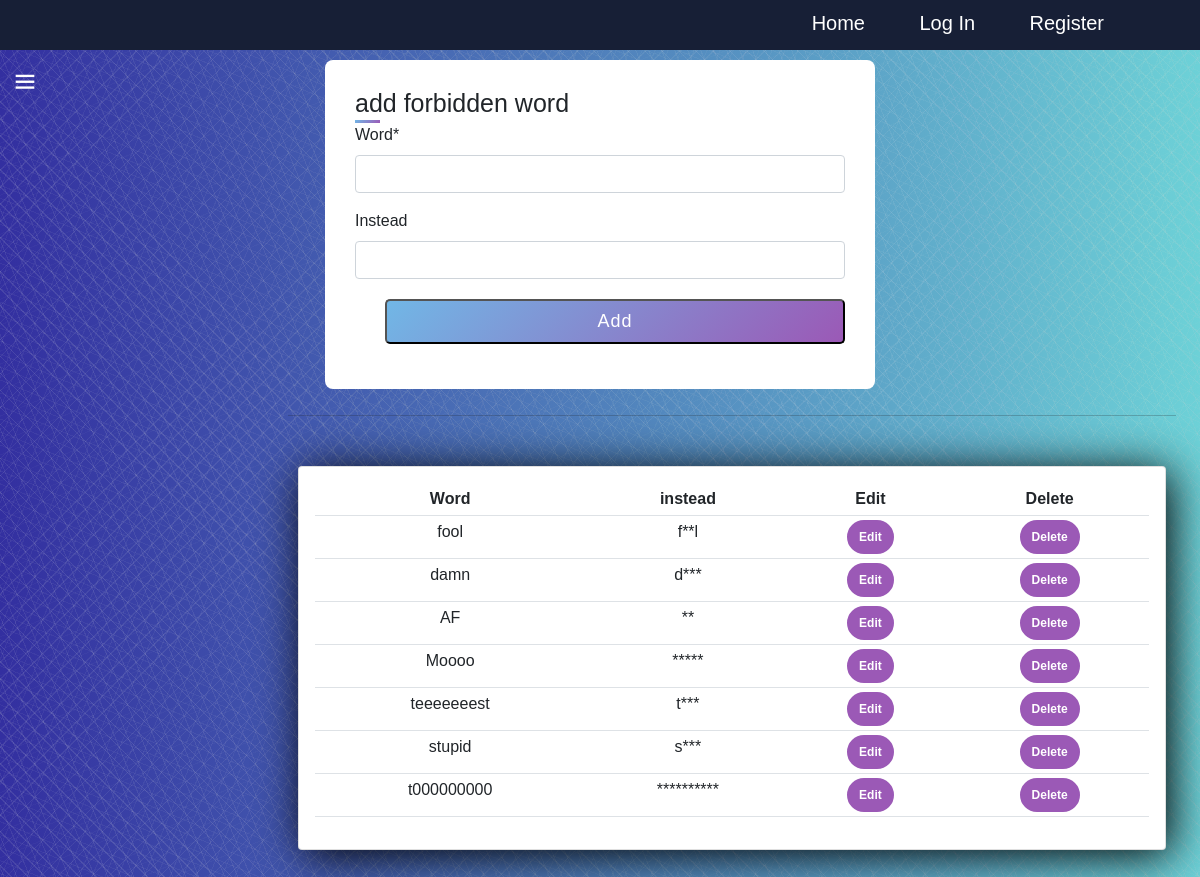
The app's page /admn/add_forbiddenword/ with its own data.
### admn/models.py (models this page shows, shortened)
class ForbiddenWord(models.Model):
    word = models.CharField(max_length=100)
    instead = models.CharField(max_length=100, blank=True)
    def delete_forbiddenword_url(self):
        return reverse('delete_forbiddenword', args=[self.id])
    def update_forbiddenword_url(self):
        return reverse('update_forbiddenword', args=[self.id])

### admn/views.py (the view, shortened to what this page needs)
# urls.py: path('add_forbiddenword/', add_forbiddenword, name='add_forbiddenword'),
def add_forbiddenword(request):
    form = CreateForbiddenWord()
    return render(request, 'admn/add_forbiddenword.html', context={'title': 'manage forbidden words', 'form': form, 'forbidden_words': ForbiddenWord.objects.all(), 'update': False})

### admn/forms.py
class CreateForbiddenWord(forms.ModelForm):
    class Meta:
        model = ForbiddenWord
        fields = '__all__'

### categories/context_processors.py (called while the page is built)
def categories_processor(request):
    categories = Category.objects.all()
    print('hi')
    print(categories)
    return {'categories': categories}

### categories/models.py (called while the page is built)
    def get_category_url(self):
        return reverse('category.show', args=[self.id])

    def get_subscribe_url(self):
        return reverse('category.subscribe', args=[self.id])

    def get_subscribers(self):
        return set([sub.user for sub in Subscribe.objects.filter(category=self)])

    def __str__(self) -> str:
        return self.title

### admn/templates/admn/add_forbiddenword.html (shortened to what this page needs)
{% extends 'base/base.html' %}
{% load crispy_forms_tags %}
{% block content %}
<div class="container" style="margin: 10px auto;">
    <div class="title">add forbidden word</div>
        <form method="POST" enctype="multipart/form-data" class="curd">
            {{ form|crispy }}
            <div class="button">
                {% if update%}
                    <input type="submit" value="Update">
                {% else %}
                    <input type="submit" value="Add">
                {% endif %}
            </div>
        </form>
</div>
<div class="row">
    <div class="col-md-7" style=" display:block; text-align: center; padding-left: 300px; width: 1200px;">
        <hr>
        <div class="card card-body" style=" height: auto;">
            <table class="table table-sm">
                <tr>
                    <th>Word</th>
                    <th>instead</th>
                    <th>Edit</th>
                    <th>Delete</th>
                </tr>
                {% for forbidden_word in forbidden_words %}
                    <tr>
                        <td> {{forbidden_word.word}} </td>
                        <td> {{forbidden_word.instead}} </td>
                        <td> <a class="btn btn btn-warning" href="{{ forbidden_word.update_forbiddenword_url }}"> Edit </a> </td>
                        <td><a class="btn btn btn-danger" href="{{ forbidden_word.delete_forbiddenword_url }}"> Delete </a></td>
                    </tr>
                {% endfor %}
            </table>
        </div>
    </div>
</div>
{% endblock %}

### base/static/base/css/style.css (style rules this page uses)
body { background-image: repeating-linear-gradient(135deg, hsla(264,0%,88%,0.03) 0px, hsla(264,0%,88%,0.03) 1px,transparent 1px, transparent 12px),repeating-linear-gradient(45deg, hsla(264,0%,88%,0.03) 0px, hsla(264,0%,88%,0.03) 1px,transparent 1px, transparent 12px), repeating-linear-gradient(67.5deg, hsla(264,0%,88%,0.03) 0px, hsla(264,0%,88%,0.03) 1px,transparent 1px, transparent 12px),repeating-linear-gradient(135deg, hsla(264,0%,88%,0.03) 0px, hsla(264,0%,88%,0.03) 1px,transparent 1px, transparent 12px), repeating-linear-gradient(45deg, hsla(264,0%,88%,0.03) 0px, hsla(264,0%,88%,0.03) 1px,transparent 1px, transparent 12px), repeating-linear-gradient(112.5deg, hsla(264,0%,88%,0.03) 0px, hsla(264,0%,88%,0.03) 1px,transparent 1px, transparent 12px), repeating-linear-gradient(112.5deg, hsla(264,0%,88%,0.03) 0px, hsla(264,0%,88%,0.03) 1px,transparent 1px, transparent 12px), repeating-linear-gradient(45deg, hsla(264,0%,88%,0.03) 0px, hsla(264,0%,88%,0.03) 1px, transparent 1px, transparent 12px),repeating-linear-gradient(22.5deg, hsla(264,0%,88%,0.03) 0px, hsla(264,0%,88%,0.03) 1px,transparent 1px, transparent 12px),repeating-linear-gradient(45deg, hsla(264,0%,88%,0.03) 0px, hsla(264,0%,88%,0.03) 1px,transparent 1px, transparent 12px),repeating-linear-gradient(22.5deg, hsla(264,0%,88%,0.03) 0px, hsla(264,0%,88%,0.03) 1px,transparent 1px, transparent 12px),repeating-linear-gradient(135deg, hsla(264,0%,88%,0.03) 0px, hsla(264,0%,88%,0.03) 1px,transparent 1px, transparent 12px),repeating-linear-gradient(157.5deg, hsla(264,0%,88%,0.03) 0px, hsla(264,0%,88%,0.03) 1px,transparent 1px, transparent 12px),repeating-linear-gradient(67.5deg, hsla(264,0%,88%,0.03) 0px, hsla(264,0%,88%,0.03) 1px,transparent 1px, transparent 12px),repeating-linear-gradient(67.5deg, hsla(264,0%,88%,0.03) 0px, hsla(264,0%,88%,0.03) 1px,transparent 1px, transparent 12px),linear-gradient(90deg, rgb(51,47,160),rgb(109,209,215)); }
* { padding: 0; margin: 0; box-sizing: border-box; font-family: "Segoe UI"; }
a { text-decoration: none; color: inherit; display: flex; align-items: center; }
.card { background-size: contain; height: 400px; margin: 50px 10px; box-shadow: 5px 5px 45px black; overflow: hidden; }
.container { max-width: 550px; width: 85%; height: 60%; background: #fff; padding: 25px 30px; border-radius: 8px; }
.container .title { font-size: 25px; font-weight: 500; position: relative; }
.container .title::before { content: ''; position: absolute; left: 0; bottom: 0; height: 3px; width: 25px; background: linear-gradient(135deg , #71b7e6 ,#9b59b6 ); }
form .button { height: 45px; margin: 20px 0; padding-left: 30px; }
form .button input { height: 100%; width: 100%; outline: none; color: #fff; font-size: 18px; font-weight: 500; border-radius: 5px; cursor: pointer; letter-spacing: 1px; background: linear-gradient(135deg , #71b7e6 ,#9b59b6 ) ; }
.btn { width: max-content; padding: 6px 10px; margin-bottom: 0; margin-right: 0; background: #9b59b6; border: 2px solid #9b59b6; color: white; border-radius: 30px; font-size: 12px; text-decoration: none; font-weight: bold; transition: all .3s ease-in; }

### base/static/base/css/footer.css (style rules this page uses)
* { margin: 0; padding: 0; box-sizing: border-box; font-family: 'Poppins' ,sans-serif; }

### records on screen
ForbiddenWord: word "fool", instead "f**l"
ForbiddenWord: word "damn", instead "d***"
ForbiddenWord: word "AF", instead "**"
ForbiddenWord: word "Moooo", instead "*****"
ForbiddenWord: word "teeeeeeest", instead "t***"
ForbiddenWord: word "stupid", instead "s***"
ForbiddenWord: word "t000000000", instead "**********"
